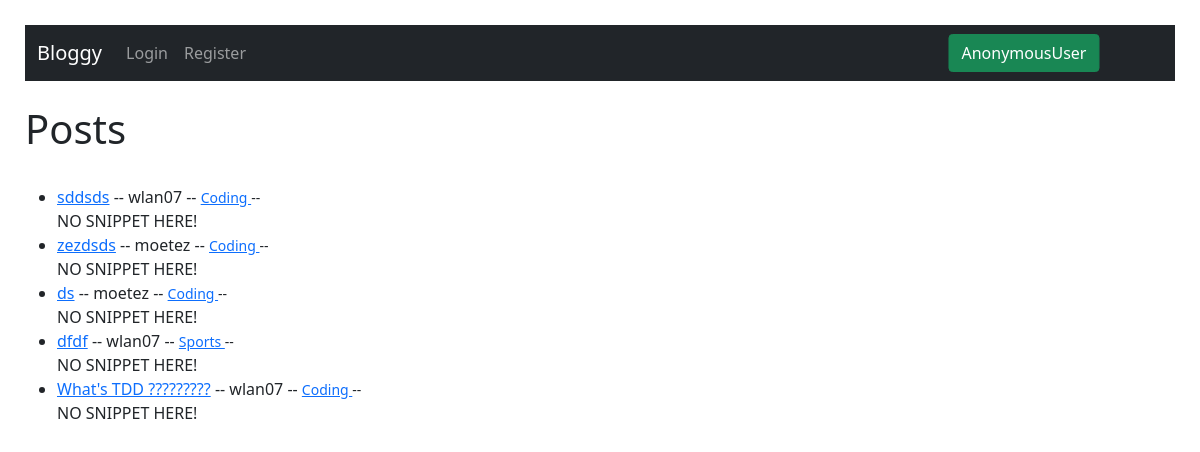
The app's page /, older data.
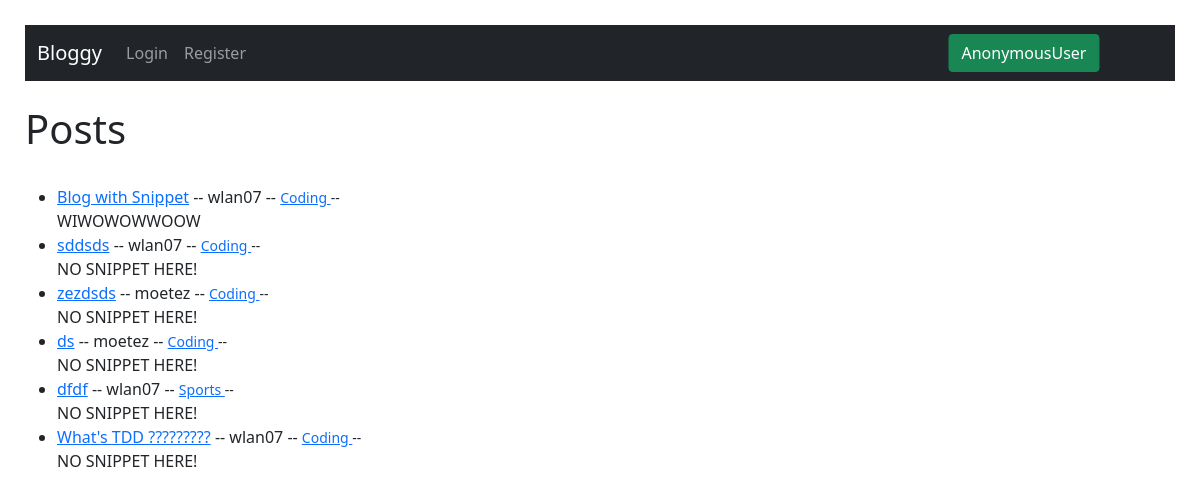
The same page, newer data.
### myblogapp/models.py (models this page shows, shortened)
class Post(models.Model):
    title = models.CharField(max_length=200)
    header_image = models.ImageField(
        null=True, blank=True, upload_to="images/")
    author = models.ForeignKey(User, on_delete=models.CASCADE)
    body = RichTextField(blank=True, null=True)
    category = models.ForeignKey(
        Category, default=get_default_category, on_delete=models.CASCADE)
    snippet = models.CharField(max_length=200, default="NO SNIPPET HERE!")
    likes = models.ManyToManyField(User, related_name="blog_likes")

class Category(models.Model):
    name = models.CharField(max_length=200)
    def __str__(self) -> str:
        return self.name

### myblogapp/views.py (the view)
# urls.py: path('', HomeView.as_view(), name="home"),
class HomeView(ListView):
    model = Post
    template_name = 'myblogapp/home.html'
    context_object_name = 'lastest_posts_list'
    ordering = ['-id']
    def get_context_data(self, **kwargs):
        context = super().get_context_data(**kwargs)
        context['cat_menu'] = Category.objects.all()
        return context

### myblogapp/templates/myblogapp/home.html (shortened to what this page needs)
{% include 'myblogapp/base.html'%}
{%block content%}
<h1>Posts</h1>
{% if lastest_posts_list %}
<ul>
    {% for post in lastest_posts_list %}
    <li> <a href="{% url 'detail-post' post.pk %}">{{post.title}}</a> -- {{post.author}} --
        <small><a href="{% url 'filter' post.category|slugify %}"> {{post.category}} </a> --</small>
        <br>
        {{post.snippet}}
    </li>
    {% endfor %}
</ul>
{%else%}
<p>NO POSTS HERE !</p>
{% endif %}
{% endblock %}

### myblogapp/templates/myblogapp/base.html (shortened to what this page needs)
<!doctype html>
<html lang="en">
<head>
    <link href="https://cdn.jsdelivr.net/npm/bootstrap@5.1.3/dist/css/bootstrap.min.css" rel="stylesheet"
>
</head>
<body style="padding: 25px;">
    <nav class="navbar navbar-expand-lg navbar-dark bg-dark">
        <div class="container-fluid">
            <a class="navbar-brand" href="{% url 'home' %}">Bloggy</a>
            <div class="collapse navbar-collapse" id="navbarSupportedContent">
                <ul class="navbar-nav me-auto mb-2 mb-lg-0">
                    {% if user.is_authenticated %}
                    {% if cat_menu %}
                    <li class="nav-item dropdown">
                        <a class="nav-link dropdown-toggle" href="#" id="navbarDropdown" role="button"
                            data-bs-toggle="dropdown" aria-expanded="false">
                            Categories
                        </a>
                        <ul class="dropdown-menu" aria-labelledby="navbarDropdown">
                            {% for cat in cat_menu %}
                            <li><a class="dropdown-item" href="{% url 'filter' cat|slugify %}">{{cat}}</a></li>
                            {% endfor %}
                        </ul>
                    </li>
                    {%endif%}
                    <li class="nav-item">
                        <a class="nav-link" href="{% url 'add-post' %}">Add Post</a>
                    </li>
                    <li class="nav-item">
                        <a class="nav-link" href="{% url 'add-category' %}">Add Category</a>
                    </li>
                    <li class="nav-item">
                        <a class="nav-link" href="{% url 'edit-profile' %}">Edit Profile</a>
                    </li>
                    <li class="nav-item">
                        <a class="nav-link" href="{% url 'edit-password' %}">Edit Password</a>
                    </li>
                    <li class="nav-item">
                        <a class="nav-link" href="{% url 'logout' %}">Logout</a>
                    </li>
                    {%else%}
                    <li class="nav-item">
                        <a class="nav-link" href="{% url 'login' %}">Login</a>
                    </li>
                    <li class="nav-item">
                        <a class="nav-link" href="{% url 'register' %}">Register</a>
                    </li>
                    {%endif%}
                    <li class="nav-item position-absolute top-50 end-0 translate-middle">
                        <button type="button" class="btn btn-success">
                            {{user}}
                        </button>
                    </li>
                </ul>
            </div>
        </div>
    </nav>
    <br>
</body>
</html>

Row changes from the older to the newer data that the page shows:
added Post: title "Blog with Snippet", author "wlan07", category "Coding", snippet "WIWOWOWWOOW"
